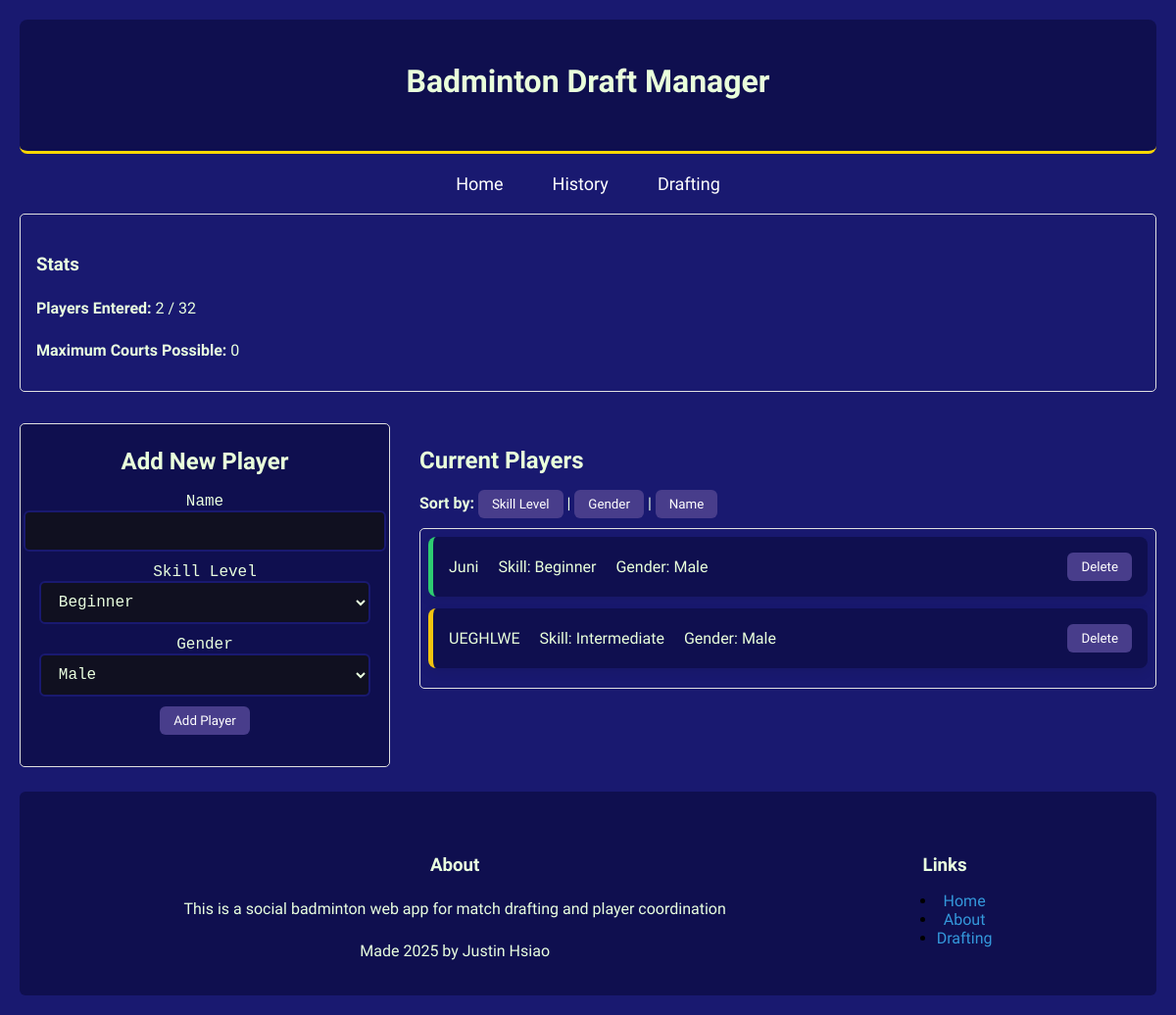
Before: /draft with the older database file.
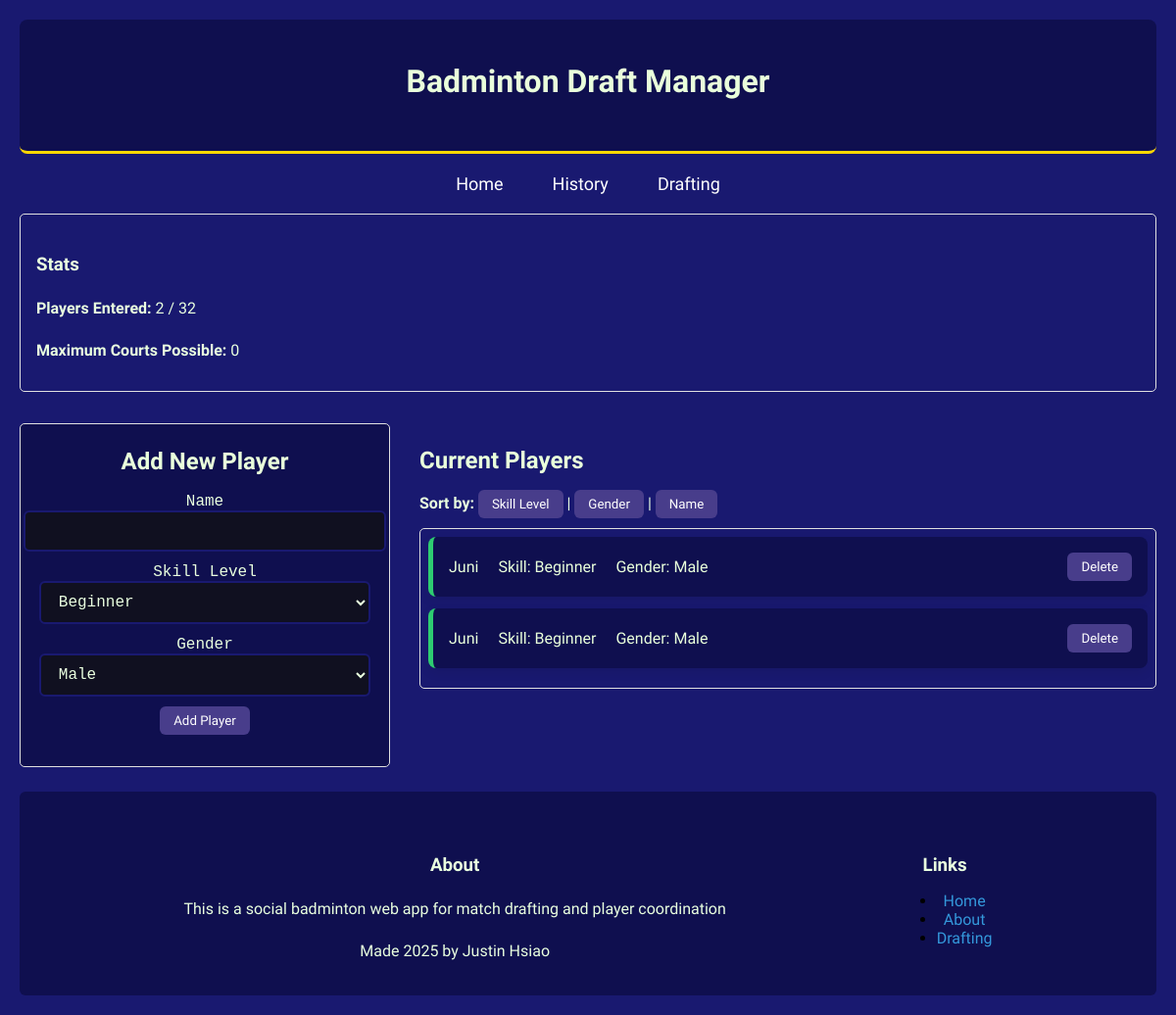
After: the same page with the newer database file.
### app/models.py (models this page shows)
class Player(db.Model):
    __tablename__ = 'player'
    id = db.Column(db.Integer, primary_key=True)
    name = db.Column(db.String(100), nullable=False)
    skill = db.Column(db.String(20), nullable=False)
    gender = db.Column(db.String(10), nullable=False)
    court_players = db.relationship('CourtPlayer', back_populates='player')

### app/routes.py (the view, shortened to what this page needs)
@app.route('/draft', methods=['GET', 'POST'])
def draft():
    player_form = PlayerForm()
    match_form = MatchForm()
    MAX_PLAYERS = app.config['MAX_PLAYERS']
    current_player_count = Player.query.count()
    sort_by = request.args.get('sort_by', 'id') # Get current sort order form url query string.
    players_query = Player.query
    if sort_by == 'gender':
        players_query = players_query.order_by(Player.gender.asc(), Player.name.asc())
    else:
        players_query = players_query.order_by(Player.name.asc())
    players = players_query.all()
    max_courts = len(players) // 4
    if max_courts > 0:
        match_form.num_courts.choices = [
            (i, f"{i} court{'s' if i > 1 else ''} ({i*4} players)")
            for i in range(1, max_courts + 1)
        ]
        match_form.num_courts.data = max_courts
    else:
        match_form.num_courts.choices = []
    return render_template(
        'draft.html',
        players=players,
        form=player_form,
        match_form=match_form,
        current_sort=sort_by,
        player_count=current_player_count,
        max_players_limit=MAX_PLAYERS
    )

### app/forms.py
class PlayerForm(FlaskForm):
    name = StringField('Name', validators=[DataRequired(), Length(max=30)])
    skill = SelectField('Skill Level', choices=[
        ('Beginner', 'Beginner'),
        ('Intermediate', 'Intermediate'),
        ('Advanced', 'Advanced')
    ], validators=[DataRequired()])
    gender = SelectField('Gender', choices=[
        ('male', 'Male'),
        ('female', 'Female'),
        ('other', 'Other')
    ], validators=[DataRequired()])
    submit = SubmitField('Add Player')

class MatchForm(FlaskForm):
    num_courts = SelectField('Number of Courts', coerce=int, validators=[DataRequired()])
    match_type = RadioField(
        'Matchmaking Type',
        choices=[
            ('skill', 'Balanced by Skill (Top players on same court)'),
            ('mixed', 'Balanced by Gender (Prioritizes Mixed Teams)'),
            ('random', 'Purely Random')
        ],
        default='skill', # Set a sensible default
        validators=[DataRequired()]
    )
    submit = SubmitField('Generate Matches')

### app/templates/draft.html (shortened to what this page needs)
{% extends "layout.html" %}
{% block content %}
<!DOCTYPE html>
<html>
<head>
    <link rel="stylesheet" href="{{ url_for('static', filename='css/style.css') }}">
</head>
<body>
    <div class="stats">
        <h3>Stats</h3>
        <p><strong>Players Entered:</strong> {{ player_count }} / {{ max_players_limit }}</p>
        <p><strong>Maximum Courts Possible:</strong> {{ (players|length // 4) }}</p>
    </div>
    <div class="main-content">
        <div class="left-column">
            <div class="form-container">
                <h2>Add New Player</h2>
                {% if player_count < max_players_limit %}
                    <form method="POST" action="{{ url_for('draft') }}">
                        <div class="form-group">
                            {{ form.name.label(class="form-label") }}
                            {{ form.name(class="form-input") }}
                        </div>
                        <div class="form-group">
                            {{ form.skill.label(class="form-label") }}
                            {{ form.skill(class="form-select") }}
                        </div>
                        <div class="form-group">
                            {{ form.gender.label(class="form-label") }}
                            {{ form.gender(class="form-select") }}
                        </div>
                        {{ form.submit(class="btn btn-primary") }}
                    </form>
                {% else %}
                    <div class="limit-reached-message">
                        <p><strong>Roster is full!</strong></p>
                        <p>The maximum limit of {{ max_players_limit }} players has been reached.</p>
                    </div>
                {% endif %}
            </div>
        </div>
        <div class="right-column">
            <h2>Current Players</h2>
            {% if players %}
                <div class="sort-options">
                    <strong>Sort by:</strong>
                    <a href="{{ url_for('draft', sort_by='skill') }}" class="{{ 'active-sort' if current_sort == 'skill' else '' }}">
                        <button>Skill Level</button>
                    </a> |
                    <a href="{{ url_for('draft', sort_by='gender') }}" class="{{ 'active-sort' if current_sort == 'gender' else '' }}">
                        <button>Gender</button>
                    </a> |
                    <a href="{{ url_for('draft', sort_by='name') }}" class="{{ 'active-sort' if current_sort == 'name' else '' }}">
                        <button>Name</button>
                    </a>
                </div>
                <div class="players-scroll-container">
                    {% for player in players %}
                        <div class="player-container skill-{{ player.skill|lower }}">
                            <div class="player-info">
                                <span class="player-name">{{ player.name }}</span>
                                <span class="player-skill">Skill: {{ player.skill|title }}</span>
                                <span class="player-gender">Gender: {{ player.gender|title }}</span>
                            </div>
                            <form method="post" action="{{ url_for('delete_player', player_id=player.id) }}">
                                <button type="submit" class="delete-btn" onclick="return confirm('Are you sure you want to delete {{ player.name }}?');">
                                    Delete
                                </button>
                            </form>
                        </div>
                    {% endfor %}
                </div>
            {% else %}
                <div class="players-missing">
                    <p>No players added yet.</p>
                    <p>Use the form on the left to add at least 4 players.</p>
                </div>
            {% endif %}
        </div>
    </div>
</body>
</html>
{% endblock %}

Changed rows visible on the page:
removed Player: name "UEGHLWE", skill "Intermediate", gender "Male"
added Player: name "Juni", skill "Beginner", gender "Male"
